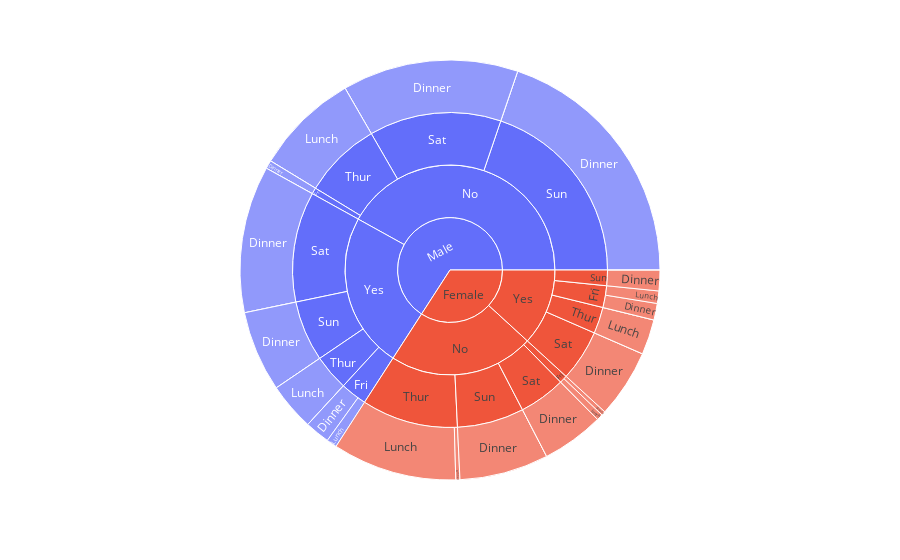

Write notebook code for a chart like this one.
### Code cell
fig = px.sunburst(
    df2,
    path=['sex','smoker', 'day', 'time'],
    values='size', color='sex'
)
fig.show()

### Figure 1 — Plotly figure (JSON) as saved in the notebook; plotly's stock layout.template omitted (floating-point values rounded to 4 significant figures)
{"data": [{"branchvalues": "total", "customdata": [["Male"], ["Female"], [null], ["Female"], [null], ["Female"], ["Male"], [null], [null], ["Male"], ["Male"], ["Female"], ["Male"], ["Female"], ["Male"], ["Male"], ["Female"], ["Male"], ["Male"], ["Female"], ["Male"], ["Female"], ["Male"], ["Female"], ["Male"], ["Female"], ["Male"], ["Female"], ["Male"], ["Female"], ["Female"], ["Male"], ["Male"], ["Female"], ["Male"], ["Female"], ["Female"], [null], ["Female"], [null], [null], [null], [null], [null], [null], [null], ["Female"], ["Male"], ["Female"], ["Male"], ["Female"], ["Female"], ["Male"], ["Female"]], "domain": {"x": [0, 1], "y": [0, 1]}, "hovertemplate": "labels=%{label}<br>size=%{value}<br>parent=%{parent}<br>id=%{id}<br>sex=%{customdata[0]}<extra></extra>", "ids": ["Male/Yes/Thur/Lunch", "Female/Yes/Sun/Dinner", "Male/No/Sun/Lunch", "Female/Yes/Fri", "Female/No/Sat/Lunch", "Female/Yes/Fri/Dinner", "Male/No/Fri/Dinner", "Male/Yes/Thur/Dinner", "Male/No/Thur/Dinner", "Male", "Male/Yes/Fri/Lunch", "Female/Yes/Thur", "Male/Yes/Thur", "Female/No", "Male/No/Thur", "Male/No/Fri", "Female/No/Thur", "Male/Yes/Fri", "Male/Yes/Sat", "Female/Yes/Sat", "Male/No/Sat", "Female/No/Sat", "Male/Yes/Sun", "Female/Yes/Sun", "Male/No/Sun", "Female/No/Sun", "Male/Yes", "Female/Yes", "Male/No", "Female/No/Fri", "Female/No/Sun/Dinner", "Male/No/Sat/Dinner", "Male/Yes/Sun/Dinner", "Female/Yes/Thur/Lunch", "Male/No/Thur/Lunch", "Female/No/Thur/Lunch", "Female/Yes/Fri/Lunch", "Male/No/Fri/Lunch", "Female/No/Fri/Lunch", "Male/Yes/Sat/Lunch", "Female/Yes/Sat/Lunch", "Male/No/Sat/Lunch", "Male/Yes/Sun/Lunch", "Female/Yes/Sun/Lunch", "Female/No/Sun/Lunch", "Female/Yes/Thur/Dinner", "Female/No/Thur/Dinner", "Male/Yes/Fri/Dinner", "Female/No/Fri/Dinner", "Male/Yes/Sat/Dinner", "Female/Yes/Sat/Dinner", "Female/No/Sat/Dinner", "Male/No/Sun/Dinner", "Female"], "labels": ["Lunch", "Dinner", "Lunch", "Fri", "Lunch", "Dinner", "Dinner", "Dinner", "Dinner", "Male", "Lunch", "Thur", "Thur", "No", "Thur", "Fri", "Thur", "Fri", "Sat", "Sat", "Sat", "Sat", "Sun", "Sun", "Sun", "Sun", "Yes", "Yes", "No", "Fri", "Dinner", "Dinner", "Dinner", "Lunch", "Lunch", "Lunch", "Lunch", "Lunch", "Lunch", "Lunch", "Lunch", "Lunch", "Lunch", "Lunch", "Lunch", "Dinner", "Dinner", "Dinner", "Dinner", "Dinner", "Dinner", "Dinner", "Dinner", "Female"], "marker": {"colors": ["#636efa", "#EF553B", "#00cc96", "#EF553B", "#00cc96", "#EF553B", "#636efa", "#00cc96", "#00cc96", "#636efa", "#636efa", "#EF553B", "#636efa", "#EF553B", "#636efa", "#636efa", "#EF553B", "#636efa", "#636efa", "#EF553B", "#636efa", "#EF553B", "#636efa", "#EF553B", "#636efa", "#EF553B", "#636efa", "#EF553B", "#636efa", "#EF553B", "#EF553B", "#636efa", "#636efa", "#EF553B", "#636efa", "#EF553B", "#EF553B", "#00cc96", "#EF553B", "#00cc96", "#00cc96", "#00cc96", "#00cc96", "#00cc96", "#00cc96", "#00cc96", "#EF553B", "#636efa", "#EF553B", "#636efa", "#EF553B", "#EF553B", "#636efa", "#EF553B"]}, "name": "", "parents": ["Male/Yes/Thur", "Female/Yes/Sun", "Male/No/Sun", "Female/Yes", "Female/No/Sat", "Female/Yes/Fri", "Male/No/Fri", "Male/Yes/Thur", "Male/No/Thur", "", "Male/Yes/Fri", "Female/Yes", "Male/Yes", "Female", "Male/No", "Male/No", "Female/No", "Male/Yes", "Male/Yes", "Female/Yes", "Male/No", "Female/No", "Male/Yes", "Female/Yes", "Male/No", "Female/No", "Male", "Female", "Male", "Female/No", "Female/No/Sun", "Male/No/Sat", "Male/Yes/Sun", "Female/Yes/Thur", "Male/No/Thur", "Female/No/Thur", "Female/Yes/Fri", "Male/No/Fri", "Female/No/Fri", "Male/Yes/Sat", "Female/Yes/Sat", "Male/No/Sat", "Male/Yes/Sun", "Female/Yes/Sun", "Female/No/Sun", "Female/Yes/Thur", "Female/No/Thur", "Male/Yes/Fri", "Female/No/Fri", "Male/Yes/Sat", "Female/Yes/Sat", "Female/No/Sat", "Male/No/Sun", ""], "type": "sunburst", "values": [23, 10, 0, 14, 0, 8, 4, 0, 0, 413, 5, 17, 23, 140, 50, 4, 62, 17, 71, 33, 85, 30, 39, 10, 124, 43, 150, 74, 263, 5, 43, 85, 39, 17, 50, 60, 6, 0, 3, 0, 0, 0, 0, 0, 0, 0, 2, 12, 2, 71, 33, 30, 124, 214]}], "layout": {"legend": {"tracegroupgap": 0}, "margin": {"t": 60}}}
